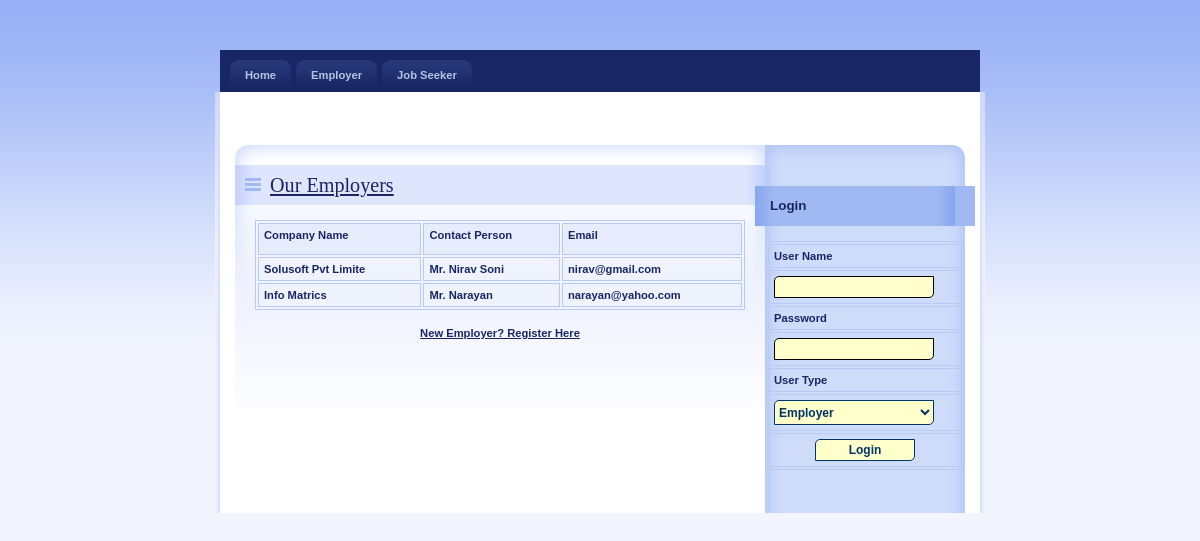
Page /Employer.php on the committed database.
### tables this page shows
CREATE TABLE IF NOT EXISTS `employer_reg` (
  `EmployerId` int(11) NOT NULL AUTO_INCREMENT,
  `CompanyName` varchar(20) NOT NULL,
  `ContactPerson` varchar(20) NOT NULL,
  `Address` varchar(100) NOT NULL,
  `City` varchar(20) NOT NULL,
  `Email` varchar(40) NOT NULL,
  `Mobile` bigint(20) NOT NULL,
  `Area_Work` varchar(40) NOT NULL,
  `Status` varchar(10) NOT NULL,
  `UserName` varchar(20) NOT NULL,
  `Password` varchar(20) NOT NULL,
  PRIMARY KEY (`EmployerId`)
);

### Employer.php (the view, shortened to what this page needs)
<head>
    <link rel="stylesheet" media="screen,projection" type="text/css" href="./css/main.css" />
    <link rel="stylesheet" media="print" type="text/css" href="./css/print.css" />
    <link rel="stylesheet" media="aural" type="text/css" href="./css/aural.css" />
</head>
<body id="www-url-cz">
<div id="main" class="box">
<?php
include "menu.php"
?>
    <div id="page" class="box">
    <div id="page-in" class="box">
        <div id="strip" class="box noprint">
            <p id="breadcrumbs">&nbsp;</p>
        </div>
        <div id="content">
            <div class="article">
                <h2><span><a href="#">Our Employers</a></span></h2>
                <p>
              <table width="100%" border="1" cellpadding="1" cellspacing="2" bordercolor="#006699" >
<tr>
<th height="32" bgcolor="#006699" class="style3"><div align="left" class="style9 style5 style2"><strong>Company Name</strong></div></th>
<th bgcolor="#006699" class="style3"><div align="left" class="style9 style5 style2"><strong>Contact Person</strong></div></th>
<th bgcolor="#006699" class="style3"><div align="left" class="style9 style5 style2"><strong>Email</strong></div></th>
</tr>
<?php
$con = mysqli_connect("localhost","root","","job");
$sql = "select * from employer_reg where Status='Confirm'";
$result = mysqli_query($con,$sql);
while($row = mysqli_fetch_array($result))
{
$CompanyName=$row['CompanyName'];
$ContactPerson=$row['ContactPerson'];
$Email=$row['Email'];
?>
<tr>
<td class="style3"><div align="left" class="style9 style5"><strong><?php echo $CompanyName;?></strong></div></td>
<td class="style3"><div align="left" class="style9 style5"><strong><?php echo $ContactPerson;?></strong></div></td>
<td class="style3"><div align="left" class="style9 style5"><strong><?php echo $Email;?></strong></div></td>
</tr>
<?php
}
?>
</table>
                </p>
                <div align="center"><a href="EmployerReg.php"><strong>New Employer? Register Here</strong></a>
                  </div>
              <p class="btn-more box noprint">&nbsp;</p>
          </div>
        </div>
<?php
include "right.php"
?>
    </div>
    </div>
</body>
</html>

### css/main.css (style rules this page uses)
* { min-height:1px; }
body { border:0; margin:0; padding:0; background:#F2F5FE url("../design/bg.gif") 0 0 repeat-x; font:70%/160% "verdana",sans-serif; color:#192666; _text-align:center; }
a { color:#192666; }
p { border:0; margin:15px 0; padding:0; line-height:30px; }
div { display:block; border:0; margin:0; padding:0; }
h1, h2, h3, h4, h5 { border:0; margin:15px 0 10px 0; padding:0; font-weight:bold; }
h2 { font-size:180%; line-height:100%; font-family:"georgia",serif; font-weight:normal; }
table { display:table; margin:15px 0; padding:0; border:1px solid #B7CAF6; font-size:100%; }
tr { display:table-row; }
th, td { display: table-cell; border:1px solid #B7CAF6; margin:0; padding:5px; vertical-align:top; text-align:left; }
th { background:#E7ECFD; text-align:center; color:#192666; font-weight:bold; }
a, img, span { border:0; margin:0; padding:0; }
strong, .strong { font-weight:bold; }
.box { min-height:1px; _height:1px; }
.box:after { content:"."; display:block; line-height:0px; font-size:0px; visibility:hidden; clear:both; }
#main { width:770px; margin:50px auto 0 auto; _text-align:left; }
#page { width:770px; min-height:1px; background:#FFF url("../design/bg_page.gif") 0 0 repeat-y; _height:1px; }
#page-in { min-height:1px; padding:10px 0; background:url("../design/bg_page_in.jpg") 0 0 no-repeat; _height:1px; }
#strip { position:relative; clear:both; padding:3px 20px 10px 20px; color:#6182D1; }
#strip p { margin:0; }
#strip #breadcrumbs { width:520px; margin:0; padding:0; }
#content { float:left; width:530px; _width:550px; margin:0; padding:0 0 0 20px; }
#content .article { clear:both; margin:0; padding:20px; background:url("../design/content_article_bg.jpg") 0 0 no-repeat; }
#content .article h2 { margin:0 -20px; padding:10px; background:#DEE5FD url("../design/content_title_bg.gif") 0 0 repeat-y; color:#192666; }
#content .article h2 span { background:url("../design/ico_list.gif") 0 50% no-repeat; padding-left:25px; }
#content .article p { text-align:justify; }
#content .btn-more { margin:0 0 15px 0; padding:0; border:0; position:relative; }

### css/print.css (style rules this page uses)
body { border:0; margin:0; padding:0; font-size:12pt }
a { color:#000; text-decoration:none; }
h1, h2, h3 { page-break-after:avoid; page-break-inside:avoid; }
table { border-collapse: collapse; border-width:1px; border-style:solid; }
th, td { display:table-cell; border-width:1px; border-style:solid; }
.noprint { display:none; }

### css/aural.css (style rules this page uses)
body { voice-family:paul,male; volume:loud; speech-rate:slow; richness:90; stress:20; }
h1, h2, h3, h4, h5 { cue-before:url("ping.au"); }
p, table { pause:50ms; }
strong { pitch:medium; pitch-range:60; stress:90; richness:90; }

### Employer.php (style rules this page uses)
.style2 { font-weight: bold }

### rows in the picture
employer_reg: CompanyName "Solusoft Pvt Limite", ContactPerson "Mr. Nirav Soni", Email "nirav@gmail.com"
employer_reg: CompanyName "Info Matrics", ContactPerson "Mr. Narayan", Email "narayan@yahoo.com"
